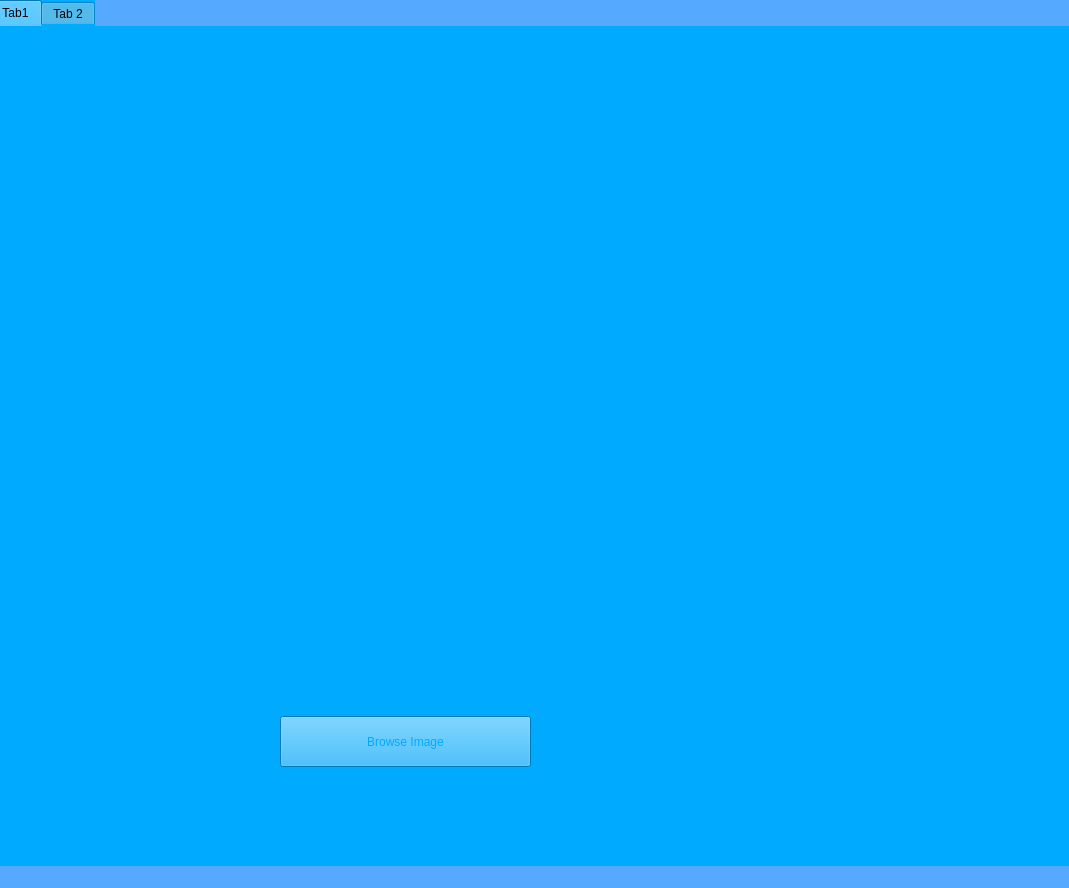
<?xml version="1.0" encoding="UTF-8"?>
<ui version="4.0">
 <class>MainWindow</class>
 <widget class="QMainWindow" name="MainWindow">
  <property name="geometry">
   <rect>
    <x>0</x>
    <y>0</y>
    <width>1069</width>
    <height>888</height>
   </rect>
  </property>
  <property name="windowTitle">
   <string>MainWindow</string>
  </property>
  <property name="layoutDirection">
   <enum>Qt::LeftToRight</enum>
  </property>
  <property name="styleSheet">
   <string notr="true">background-color: rgb(85, 170, 255);
background-image: url(&quot;E:/pictures/632051.png&quot;); </string>
  </property>
  <widget class="QWidget" name="centralwidget">
   <widget class="QTabWidget" name="tabWidget">
    <property name="geometry">
     <rect>
      <x>-10</x>
      <y>0</y>
      <width>1081</width>
      <height>871</height>
     </rect>
    </property>
    <property name="styleSheet">
     <string notr="true">border-color: qconicalgradient(cx:0, cy:0, angle:135, stop:0 rgba(255, 255, 0, 69), stop:0.375 rgba(255, 255, 0, 69), stop:0.423533 rgba(251, 255, 0, 145), stop:0.45 rgba(247, 255, 0, 208), stop:0.477581 rgba(255, 244, 71, 130), stop:0.518717 rgba(255, 218, 71, 130), stop:0.55 rgba(255, 255, 0, 255), stop:0.57754 rgba(255, 203, 0, 130), stop:0.625 rgba(255, 255, 0, 69), stop:1 rgba(255, 255, 0, 69));
color: rgb(0, 0, 0);
gridline-color: rgb(255, 170, 255);
background-color: rgb(0, 170, 255);
</string>
    </property>
    <property name="currentIndex">
     <number>0</number>
    </property>
    <widget class="QWidget" name="tab_3">
     <attribute name="title">
      <string>Tab1</string>
     </attribute>
     <widget class="QLabel" name="Image">
      <property name="geometry">
       <rect>
        <x>20</x>
        <y>70</y>
        <width>731</width>
        <height>511</height>
       </rect>
      </property>
      <property name="text">
       <string/>
      </property>
      <property name="alignment">
       <set>Qt::AlignCenter</set>
      </property>
     </widget>
     <widget class="QLabel" name="Info">
      <property name="geometry">
       <rect>
        <x>770</x>
        <y>40</y>
        <width>291</width>
        <height>681</height>
       </rect>
      </property>
      <property name="styleSheet">
       <string notr="true">font: 14pt &quot;MS Shell Dlg 2&quot;;
color: rgb(85, 255, 255);</string>
      </property>
      <property name="text">
       <string/>
      </property>
     </widget>
     <widget class="QPushButton" name="Browse">
      <property name="geometry">
       <rect>
        <x>290</x>
        <y>690</y>
        <width>251</width>
        <height>51</height>
       </rect>
      </property>
      <property name="styleSheet">
       <string notr="true">font: 14pt &quot;MS Shell Dlg 2&quot;;
font: 14pt &quot;MS Shell Dlg 2&quot;;
color: rgb(0, 170, 255);
background-color: rgb(0, 170, 255);</string>
      </property>
      <property name="text">
       <string>Browse Image</string>
      </property>
     </widget>
    </widget>
    <widget class="QWidget" name="tab_2">
     <attribute name="title">
      <string>Tab 2</string>
     </attribute>
     <widget class="QLabel" name="Tab2Label">
      <property name="geometry">
       <rect>
        <x>30</x>
        <y>50</y>
        <width>721</width>
        <height>521</height>
       </rect>
      </property>
      <property name="styleSheet">
       <string notr="true">border-color: rgb(0, 255, 255);</string>
      </property>
      <property name="text">
       <string/>
      </property>
     </widget>
     <widget class="QSplitter" name="splitter">
      <property name="geometry">
       <rect>
        <x>810</x>
        <y>170</y>
        <width>221</width>
        <height>131</height>
       </rect>
      </property>
      <property name="orientation">
       <enum>Qt::Vertical</enum>
      </property>
      <widget class="QPushButton" name="GenerateBtn">
       <property name="styleSheet">
        <string notr="true">font: 14pt &quot;MS Shell Dlg 2&quot;;
color: rgb(85, 255, 255);
background-color: rgb(170, 255, 255);</string>
       </property>
       <property name="text">
        <string>Generate</string>
       </property>
      </widget>
      <widget class="QPushButton" name="ShowPixels">
       <property name="styleSheet">
        <string notr="true">font: 14pt &quot;MS Shell Dlg 2&quot;;
color: rgb(85, 255, 255);
background-color: rgb(170, 255, 255);</string>
       </property>
       <property name="text">
        <string>Show Pixels</string>
       </property>
      </widget>
     </widget>
    </widget>
   </widget>
  </widget>
  <widget class="QStatusBar" name="statusbar"/>
 </widget>
 <resources/>
 <connections/>
</ui>
